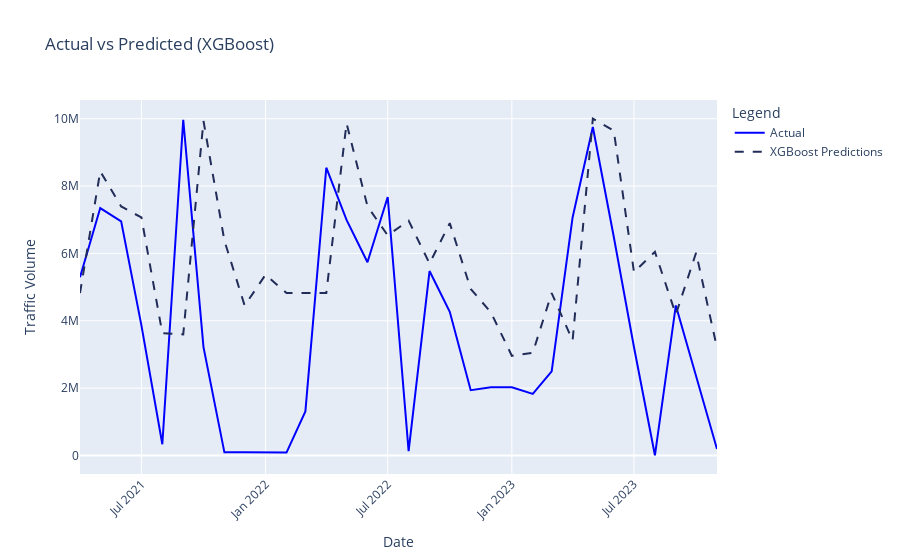

The code cell stored with this chart in its notebook:
### Code cell
import plotly.graph_objects as go
fig = go.Figure()

# Add actual values line
fig.add_trace(go.Scatter(x=ptest_lagged['ds'], y=y_test_actual,
                         mode='lines', name='Actual',
                         line=dict(color='blue', width=2)))

# Add XGBoost predictions line
fig.add_trace(go.Scatter(x=ptest_lagged['ds'], y=xgb_pred,
                         mode='lines', name='XGBoost Predictions',
                         line=dict(color='#212c58', dash='dash', width=2)))

# Update layout with title, axis labels, and legend
fig.update_layout(title='Actual vs Predicted (XGBoost)',
                  xaxis_title='Date',
                  yaxis_title='Traffic Volume',
                  xaxis_tickangle=-45,
                  legend_title='Legend')

# Show the plot
fig.show()

### Figure 1 — Plotly figure (JSON) as saved in the notebook; plotly's stock layout.template omitted (floating-point values rounded to 4 significant figures)
{"data": [{"line": {"color": "blue", "width": 2}, "mode": "lines", "name": "Actual", "type": "scatter", "x": ["2021-04-01T00:00:00", "2021-05-01T00:00:00", "2021-06-01T00:00:00", "2021-07-01T00:00:00", "2021-08-01T00:00:00", "2021-09-01T00:00:00", "2021-10-01T00:00:00", "2021-11-01T00:00:00", "2021-12-01T00:00:00", "2022-01-01T00:00:00", "2022-02-01T00:00:00", "2022-03-01T00:00:00", "2022-04-01T00:00:00", "2022-05-01T00:00:00", "2022-06-01T00:00:00", "2022-07-01T00:00:00", "2022-08-01T00:00:00", "2022-09-01T00:00:00", "2022-10-01T00:00:00", "2022-11-01T00:00:00", "2022-12-01T00:00:00", "2023-01-01T00:00:00", "2023-02-01T00:00:00", "2023-03-01T00:00:00", "2023-04-01T00:00:00", "2023-05-01T00:00:00", "2023-06-01T00:00:00", "2023-07-01T00:00:00", "2023-08-01T00:00:00", "2023-09-01T00:00:00", "2023-10-01T00:00:00", "2023-11-01T00:00:00"], "y": [5293743, 7347240, 6950519, 3862681, 334056, 9969702, 3219971, 93600, 96720, 96720, 87360, 1310021, 8544678, 6993810, 5739801, 7675907, 129456, 5476978, 4266599, 1940367, 2025912, 2025912, 1829856, 2499881, 7068899, 9753110, 6495892, 3215007, 6696, 4456401, 2356532, 191660]}, {"line": {"color": "#212c58", "dash": "dash", "width": 2}, "mode": "lines", "name": "XGBoost Predictions", "type": "scatter", "x": ["2021-04-01T00:00:00", "2021-05-01T00:00:00", "2021-06-01T00:00:00", "2021-07-01T00:00:00", "2021-08-01T00:00:00", "2021-09-01T00:00:00", "2021-10-01T00:00:00", "2021-11-01T00:00:00", "2021-12-01T00:00:00", "2022-01-01T00:00:00", "2022-02-01T00:00:00", "2022-03-01T00:00:00", "2022-04-01T00:00:00", "2022-05-01T00:00:00", "2022-06-01T00:00:00", "2022-07-01T00:00:00", "2022-08-01T00:00:00", "2022-09-01T00:00:00", "2022-10-01T00:00:00", "2022-11-01T00:00:00", "2022-12-01T00:00:00", "2023-01-01T00:00:00", "2023-02-01T00:00:00", "2023-03-01T00:00:00", "2023-04-01T00:00:00", "2023-05-01T00:00:00", "2023-06-01T00:00:00", "2023-07-01T00:00:00", "2023-08-01T00:00:00", "2023-09-01T00:00:00", "2023-10-01T00:00:00", "2023-11-01T00:00:00"], "y": [4823523, 8436521, 7394000.0, 7067165, 3629480, 3596000.0, 9931766, 6380422, 4451161, 5369000.0, 4823523, 4823523, 4823523, 9862154, 7401195, 6536493, 6973233, 5701418, 6898781, 4946000.0, 4249000.0, 2960000.0, 3051000.0, 4823523, 3416000.0, 10000005, 9648290, 5444000.0, 6048667, 4187000.0, 6020000.0, 3197000.0]}], "layout": {"legend": {"title": {"text": "Legend"}}, "title": {"text": "Actual vs Predicted (XGBoost)"}, "xaxis": {"tickangle": -45, "title": {"text": "Date"}}, "yaxis": {"title": {"text": "Traffic Volume"}}}}
